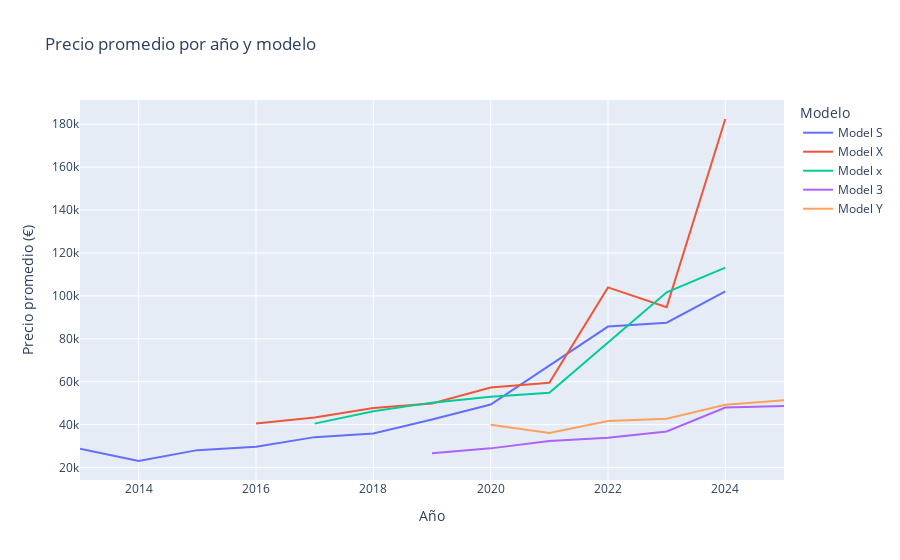

The notebook cell this image was saved under:
### Markdown cell above
### 7. Precio promedio por año y modelo

### Code cell
avg_price_per_year_model = df.groupby(['year', 'model'])['price'].mean().reset_index()
fig7 = px.line(
    avg_price_per_year_model, 
    x='year', 
    y='price', 
    color='model', 
    title='Precio promedio por año y modelo',
    labels={'year': 'Año', 'price': 'Precio promedio (€)', 'model': 'Modelo'}
)
fig7.show()

### Figure 1 — Plotly figure (JSON) as saved in the notebook; plotly's stock layout.template omitted (floating-point values rounded to 4 significant figures)
{"data": [{"hovertemplate": "Modelo=Model S<br>Año=%{x}<br>Precio promedio (€)=%{y}<extra></extra>", "legendgroup": "Model S", "line": {"color": "#636efa", "dash": "solid"}, "marker": {"symbol": "circle"}, "mode": "lines", "name": "Model S", "orientation": "v", "showlegend": true, "type": "scatter", "x": [2013, 2014, 2015, 2016, 2017, 2018, 2019, 2020, 2022, 2023, 2024], "xaxis": "x", "y": [28760, 23060.0, 28130.0, 29680.0, 34190.0, 35850.0, 42410.0, 49410.0, 85690, 87500.0, 102100.0], "yaxis": "y"}, {"hovertemplate": "Modelo=Model X<br>Año=%{x}<br>Precio promedio (€)=%{y}<extra></extra>", "legendgroup": "Model X", "line": {"color": "#EF553B", "dash": "solid"}, "marker": {"symbol": "circle"}, "mode": "lines", "name": "Model X", "orientation": "v", "showlegend": true, "type": "scatter", "x": [2016, 2017, 2018, 2019, 2020, 2021, 2022, 2023, 2024], "xaxis": "x", "y": [40560.0, 43350.0, 47790.0, 49860.0, 57330.0, 59560, 103960, 94760.0, 182425], "yaxis": "y"}, {"hovertemplate": "Modelo=Model x<br>Año=%{x}<br>Precio promedio (€)=%{y}<extra></extra>", "legendgroup": "Model x", "line": {"color": "#00cc96", "dash": "solid"}, "marker": {"symbol": "circle"}, "mode": "lines", "name": "Model x", "orientation": "v", "showlegend": true, "type": "scatter", "x": [2017, 2018, 2019, 2020, 2021, 2023, 2024], "xaxis": "x", "y": [40490.0, 46290.0, 50260.0, 53000.0, 54900, 101700.0, 113200.0], "yaxis": "y"}, {"hovertemplate": "Modelo=Model 3<br>Año=%{x}<br>Precio promedio (€)=%{y}<extra></extra>", "legendgroup": "Model 3", "line": {"color": "#ab63fa", "dash": "solid"}, "marker": {"symbol": "circle"}, "mode": "lines", "name": "Model 3", "orientation": "v", "showlegend": true, "type": "scatter", "x": [2019, 2020, 2021, 2022, 2023, 2024, 2025], "xaxis": "x", "y": [26630.0, 28950.0, 32360.0, 33870.0, 36820.0, 47990.0, 48690.0], "yaxis": "y"}, {"hovertemplate": "Modelo=Model Y<br>Año=%{x}<br>Precio promedio (€)=%{y}<extra></extra>", "legendgroup": "Model Y", "line": {"color": "#FFA15A", "dash": "solid"}, "marker": {"symbol": "circle"}, "mode": "lines", "name": "Model Y", "orientation": "v", "showlegend": true, "type": "scatter", "x": [2020, 2021, 2022, 2023, 2024, 2025], "xaxis": "x", "y": [39999, 36160.0, 41690.0, 42730.0, 49280.0, 51420.0], "yaxis": "y"}], "layout": {"legend": {"title": {"text": "Modelo"}, "tracegroupgap": 0}, "title": {"text": "Precio promedio por año y modelo"}, "xaxis": {"anchor": "y", "domain": [0, 1], "title": {"text": "Año"}}, "yaxis": {"anchor": "x", "domain": [0, 1], "title": {"text": "Precio promedio (€)"}}}}
